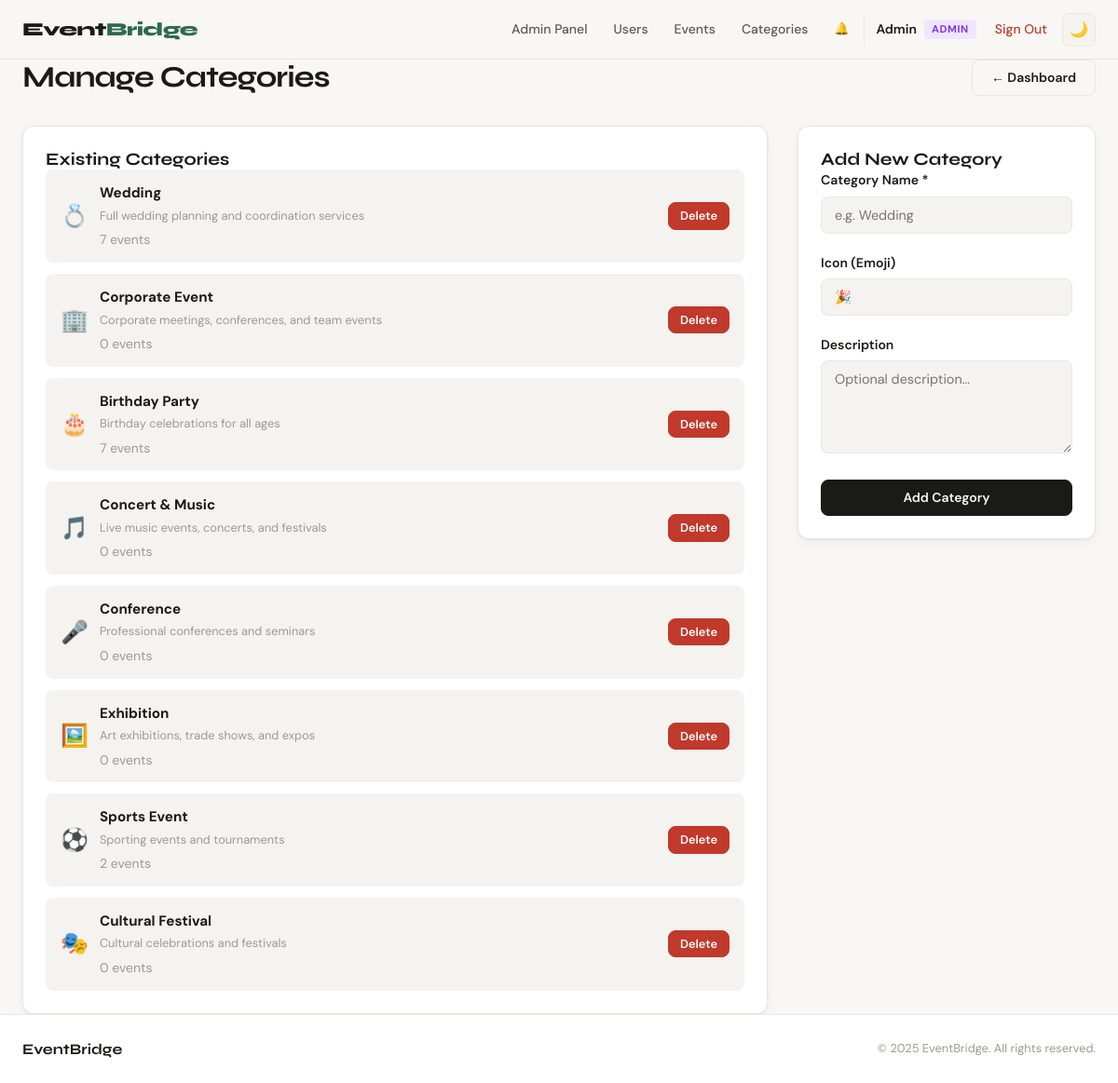
Page /events/categories/ (signed in) on the committed database.
### apps/users/models.py (models this page shows, shortened)
class CustomUser(AbstractUser):
    ROLE_CHOICES = [
        ('admin', 'Admin'),
        ('customer', 'Customer'),
        ('manager', 'Manager'),
    ]
    role = models.CharField(max_length=20, choices=ROLE_CHOICES, default='customer')
    phone = models.CharField(max_length=20, blank=True)
    city = models.CharField(max_length=100, blank=True)
    def is_admin_user(self):
        return self.role == 'admin' or self.is_staff

### apps/events/models.py (models this page shows, shortened)
class Category(models.Model):
    name = models.CharField(max_length=100, unique=True)
    description = models.TextField(blank=True)
    icon = models.CharField(max_length=50, default='🎉')
    created_at = models.DateTimeField(auto_now_add=True)
    class Meta:
        verbose_name_plural = "Categories"

### apps/events/views.py (the view, shortened to what this page needs)
# urls.py: path('categories/', views.manage_categories, name='manage_categories'),
@login_required
def manage_categories(request):
    if not request.user.is_admin_user():
        return redirect('dashboard')
    categories = Category.objects.all()
    return render(request, 'events/manage_categories.html', {'categories': categories})

### templates/events/manage_categories.html (shortened to what this page needs)
{% extends 'base.html' %}
{% block content %}
<div class="container">
    <div class="page-header">
        <h1>Manage Categories</h1>
        <a href="{% url 'admin_dashboard' %}" class="btn btn-outline">← Dashboard</a>
    </div>
    <div class="form-layout">
        <div class="form-main">
            <div class="card">
                <h3>Existing Categories</h3>
                <div class="categories-admin-list">
                    {% for cat in categories %}
                    <div class="cat-admin-item">
                        <div class="cat-admin-info">
                            <span class="cat-admin-icon">{{ cat.icon }}</span>
                            <div>
                                <strong>{{ cat.name }}</strong>
                                {% if cat.description %}<p>{{ cat.description }}</p>{% endif %}
                                <span class="text-muted">{{ cat.events.count }} event{{ cat.events.count|pluralize }}</span>
                            </div>
                        </div>
                        <form method="post">
                            <button class="btn btn-sm btn-danger" onclick="return confirm('Delete category?')">Delete</button>
                        </form>
                    </div>
                    {% empty %}
                    <p class="text-muted">No categories yet.</p>
                    {% endfor %}
                </div>
            </div>
        </div>
        <div class="form-sidebar">
            <div class="card form-card">
                <h3>Add New Category</h3>
                <form method="post">
                    <div class="form-group">
                        <label class="form-label">Category Name *</label>
                        <input type="text" name="name" class="form-control" placeholder="e.g. Wedding" required>
                    </div>
                    <div class="form-group">
                        <label class="form-label">Icon (Emoji)</label>
                        <input type="text" name="icon" class="form-control" placeholder="🎉" maxlength="10">
                    </div>
                    <div class="form-group">
                        <label class="form-label">Description</label>
                        <textarea name="description" class="form-control" rows="3" placeholder="Optional description..."></textarea>
                    </div>
                    <button type="submit" class="btn btn-primary btn-full">Add Category</button>
                </form>
            </div>
        </div>
    </div>
</div>
{% endblock %}

### templates/base.html (shortened to what this page needs)
<!DOCTYPE html>
<html lang="en" data-theme="light">
<head>
    <link rel="stylesheet" href="/static/css/main.css">
</head>
<body>
<nav class="navbar">
    <div class="nav-inner">
        <a href="/" class="nav-logo">Event<span>Bridge</span></a>
        <div class="nav-links">
            {% if user.is_authenticated %}
                {% if user.role == 'customer' %}
                    <a href="{% url 'customer_dashboard' %}" class="nav-link">Dashboard</a>
                    <a href="{% url 'my_events' %}" class="nav-link">My Events</a>
                    <a href="{% url 'create_event' %}" class="nav-link nav-cta">+ New Event</a>
                {% elif user.role == 'manager' %}
                    <a href="{% url 'manager_dashboard' %}" class="nav-link">Dashboard</a>
                    <a href="{% url 'available_events' %}" class="nav-link">Browse Events</a>
                    <a href="{% url 'my_bids' %}" class="nav-link">My Bids</a>
                {% else %}
                    <a href="{% url 'admin_dashboard' %}" class="nav-link">Admin Panel</a>
                    <a href="{% url 'manage_users' %}" class="nav-link">Users</a>
                    <a href="{% url 'all_events_admin' %}" class="nav-link">Events</a>
                    <a href="{% url 'manage_categories' %}" class="nav-link">Categories</a>
                {% endif %}
                <a href="{% url 'notifications' %}" class="nav-link notif-link">
                    🔔 <span id="notif-badge" class="notif-badge hidden">0</span>
                </a>
                <div class="nav-user">
                    <span class="user-name">{{ user.first_name|default:user.username }}</span>
                    <span class="user-role-badge role-{{ user.role }}">{{ user.role }}</span>
                    <a href="{% url 'logout' %}" class="nav-link logout-btn">Sign Out</a>
                </div>
            {% else %}
                <a href="{% url 'login' %}" class="nav-link">Sign In</a>
                <a href="{% url 'register_customer' %}" class="nav-link nav-cta">Get Started</a>
            {% endif %}
            <button class="theme-toggle" id="themeToggle" title="Toggle dark mode">🌙</button>
        </div>
    </div>
</nav>
<div class="content-wrap">
    {% block content %}{% endblock %}
</div>
<footer class="footer">
    <div class="footer-inner">
        <span class="footer-brand">Event<strong>Bridge</strong></span>
        <span class="footer-copy">© 2025 EventBridge. All rights reserved.</span>
    </div>
</footer>
</body>
</html>

### rows in the picture
CustomUser: first_name "Admin", role "ADMIN"
Category: icon "💍", name "Wedding", description "Full wedding planning and coordination services", events.count "7"
Category: icon "🏢", name "Corporate Event", description "Corporate meetings, conferences, and team events", events.count "0"
Category: icon "🎂", name "Birthday Party", description "Birthday celebrations for all ages", events.count "7"
Category: icon "🎵", name "Concert & Music", description "Live music events, concerts, and festivals", events.count "0"
Category: icon "🎤", name "Conference", description "Professional conferences and seminars", events.count "0"
Category: icon "🖼️", name "Exhibition", description "Art exhibitions, trade shows, and expos", events.count "0"
Category: icon "⚽", name "Sports Event", description "Sporting events and tournaments", events.count "2"
Category: icon "🎭", name "Cultural Festival", description "Cultural celebrations and festivals", events.count "0"
